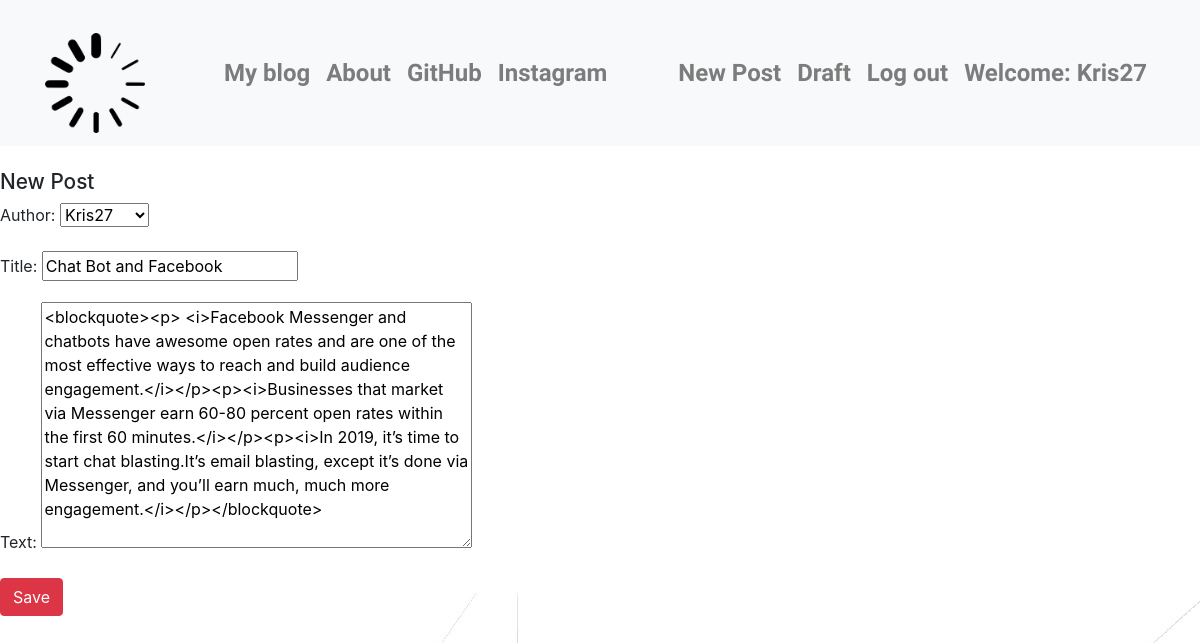
Screenshot of /post/3/edit/ (signed in) with the database file from the repository.
### blog_app/models.py (models this page shows, shortened)
class Post(models.Model):
    author=models.ForeignKey('auth.User',on_delete=models.DO_NOTHING,)
    title=models.CharField(max_length=200)
    text=models.TextField()
    created_date=models.DateTimeField(default=timezone.now)
    published_date=models.DateTimeField(blank=True,null=True)

### blog_app/views.py (the view)
# urls.py: re_path(r'^post/(?P<pk>\d+)/edit/$', views.PostUpdateView.as_view(), name='post_edit'),
class PostUpdateView(LoginRequiredMixin,UpdateView):
      login_url='/login/'
      redirect_field_name='blog_app\post_detail.html'
      form_class=PostForm
      model=Post

### blog_app/forms.py
class PostForm(forms.ModelForm):
    class Meta:
        model=Post
        fields=['author','title','text']
        widgets={
        'title': forms.TextInput(attrs={'class':'textinputclass'}),
        'text': forms.Textarea(attrs={'class':'editable medium-editor-textarea postcontent'}),
        }

### blog_app/templates/blog_app/post_form.html (shortened to what this page needs)
{% extends 'blog_app/base.html' %}
{% block content %}
<h1>New Post</h1>
  <form method="POST" class="post-form" >
    {{form.as_p}}
    <button type="submit" class="save btn btn-danger">Save</button>
</form>
{% endblock %}

### blog_app/templates/blog_app/base.html (shortened to what this page needs)
<!DOCTYPE html>
{% load staticfiles %}
<html lang="en" dir="ltr">
    <head>
<link rel="stylesheet" href="https://stackpath.bootstrapcdn.com/bootstrap/4.3.1/css/bootstrap.min.css">
<link rel="stylesheet" href="//cdn.jsdelivr.net/npm/medium-editor@5.23.2/dist/css/medium-editor.min.css" type="text/css" media="screen" charset="utf-8">
<link rel="stylesheet" href="{% static 'css/blog.css' %}">
</head>
<body class="loader">
  <nav class="navbar navbar-expand-sm bg-light navbar-light fontst">
      <div class="container">
          <a class="navbar-brand" href="#"><img src="{% static 'images/smm.png' %}" alt="logo" style="width:100px;height:100px;"></a>
        <ul class=" navbar-nav">
            <li class="nav-item"><a class="nav-link" href="{% url 'post_list' %}"><strong>My blog</strong></a></li>
            <li class="nav-item"><a class="nav-link" href="{% url 'about' %}"><strong>About</strong></a></li>
            <li class="nav-item"><a class="nav-link" href="https://github.com/Irodenko279/"><strong>GitHub</strong></a></li>
            <li class="nav-item"><a class="nav-link" href="https://www.instagram.com/k_irodenko/"><strong>Instagram</strong></a></li>
        </ul>
        <ul class="navbar-nav">
            {% if user.is_authenticated %}
            <li class="nav-item">
                <a class="nav-link" href="{% url 'post_new' %}"><strong>New Post</strong></a></li>
            <li class="nav-item">
                <a class="nav-link" href="{% url 'post_draft_list' %}"> <strong>Draft</strong></a>
            </li>
            <li class="nav-item">
                <a class="nav-link" href="{% url 'logout' %}"><strong>Log out</strong></a>
            </li>
            <li class="nav-item">
                <a class="nav-link"><strong>Welcome: {{ user.username }}</strong> </a>
            </li>
            {% else %}
            <li><a class='nav navbar-nav' href="{% url 'login' %}"> <button  class='btn btn-danger' type="button" name="LOGIN"><strong>LOGIN</strong></button></a></li>
            {% endif %}
        </ul>
    </div>
</nav>
<br>
{% block content %}
{% endblock %}
</body>
</html>

### blog_app/static/css/blog.css (style rules this page uses)
h1 { font-size: 1.3em; }
a { color:#800a08; }
.fontst { font-size: 1.5em; font-family: 'Darker Grotesque', sans-serif; font-family: 'Farro', sans-serif; color:black; }
img { margin:auto; margin-top: 20px; }
body { display: block; margin-left: 10; margin-right: 10; background : url("/static/images/bg5.jpg" ) ; }

### rows the page displays
Post: author "Kris27", title "Chat Bot and Facebook", text "<blockquote><p> <i>Facebook Messenger and chatbots have awesome open rates and are one of the most effective ways to reach and build audience engagement.</i></p><p><i>Businesses that market via Messenger earn 60-80 percent open rates within the first 60 minutes.</i></p><p><i>In 2019, it’s time to start chat blasting.It’s email blasting, except it’s done via Messenger, and you’ll earn much, much more engagement.</i></p></blockquote>"

### other values shown
{{ user.username }} "Kris27"
